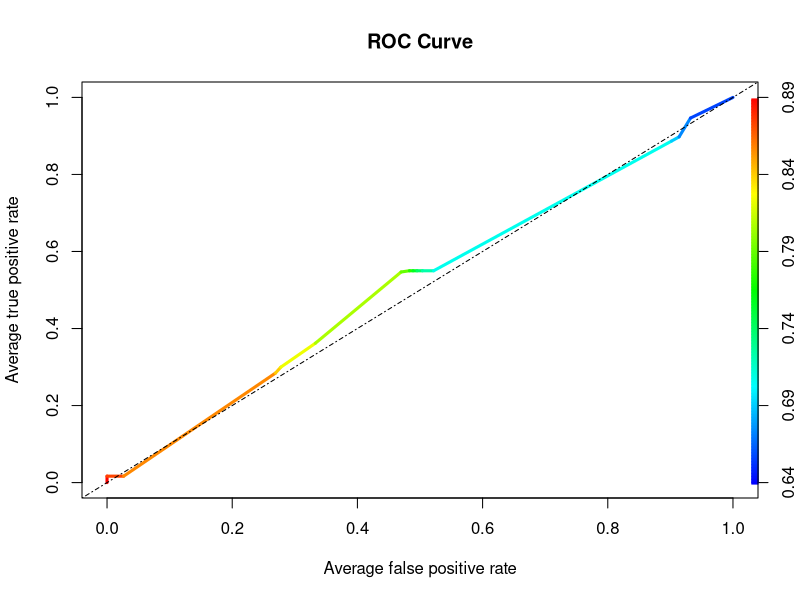

Recreate this plot in R.
rm(list=ls())

########################

## Split the dataset into training dataset and test dataset according to the following logic
## Training dataset should contain first 600 observations
## Testing dataset should contain the remaining observations (601 - 768 observations)

library(mlbench)
library(class)
library(caret)

#Loading dataset
?PimaIndiansDiabetes
data("PimaIndiansDiabetes")
data <- PimaIndiansDiabetes
data
sum(is.na(data))

#Spliting dataset
train <- data[1:600,]
test <- data[601:768,]

head(train)

normalize <- function(x) 
  {
  num <- x - min(x)
  denom <- max(x) - min(x)
  return(num/denom)
  }
 
train[-9] <- normalize(train[-9])

head(train[-9])

 #########################################
## Build a kNN model (with k = 10) on the training dataset in R to predict the diabetes 
## (pos or neg). So here we will consider "diabetes" as Class variable. Then test the 
## model on the testing dataset. Calculate accuracy and error rate.

cl <-  train$diabetes

#Knn with k = 10
model <- knn(train[-9], test[-9], cl, k = 10, prob = FALSE, 
             use.all = TRUE)

model

#finding confusion matrix (Accuracy)
table <- table(model,test$diabetes)
table

CM <- confusionMatrix(table)

Accuracy <- CM$overall[1]
Accuracy <- as.numeric(Accuracy)

Accuracy 

Error_rate <- 1-Accuracy
Error_rate

####################################
model_prob <- knn(train[-9], test[-9], cl, k = 10, prob = TRUE,
                  use.all = TRUE)
summary(model_prob)

model_probonly <- attr(model_prob,"prob")
model_probonly

model_fixedprob <- ifelse((model_prob=="neg"),
                          1-attr(model_prob,"prob"),
                          attr(model_prob,"prob"))
model_fixedprob

library(ROCR)
pred <- prediction(model_fixedprob,test$diabetes)
length(model_fixedprob)
length(test$diabetes)
perf <- performance(pred,"tpr","fpr")

plot(perf, avg= "threshold", colorize=T, lwd=3, main="ROC Curve")
abline(0,1,lty = 10)

AUCLog2 <- performance(pred,measure = "auc")@y.values[[1]]
cat("AUC: ",AUCLog2,"n")

# AUC:  0.7857253 n

#####################################
## Perform k-fold validation (with k = 10) on PimaIndiansDiabetes data.

# K fold with k = 10

control <- trainControl(method="cv", number=10, classProbs=TRUE, 
                        summaryFunction=twoClassSummary)

# will compute the sensitivity, specificity and area under the ROC curve

set.seed(7)

fit_knn <- train(diabetes~., data=PimaIndiansDiabetes, method="knn", 
             metric="ROC", trControl=control)


print(fit_knn)

## k-Nearest Neighbors 

## 768 samples
## 8 predictor
## 2 classes: 'neg', 'pos' 

## No pre-processing
## Resampling: Cross-Validated (10 fold) 
## Summary of sample sizes: 691, 691, 692, 691, 691, 692, ... 
## Resampling results across tuning parameters:
  
##   k  ROC        Sens   Spec     
##  5  0.7423675  0.820  0.5185185
##  7  0.7625997  0.826  0.5441595
##  9  0.7759416  0.832  0.5292023
 
## ROC was used to select the optimal model using  the largest value.
## The final value used for the model was k = 9.
